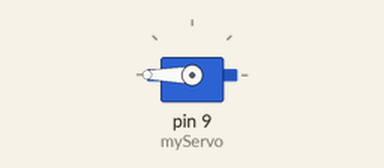
A sketch run on a simulated Arduino Uno, built with avr-gcc and run on an emulated ATmega328P. Parts: servo.

Above: at 0.05 s.
At 3.0 s:
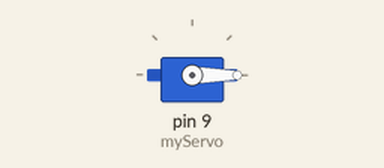
At 6.0 s:
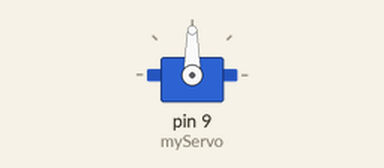
Timing chart, 0 to 7.8 s (numbered marks = the images above):
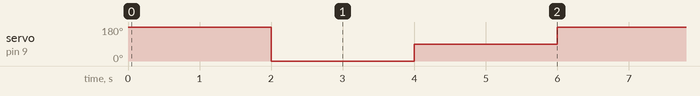

The sketch:

Parallax_Servo.ino
```cpp
#include <Servo.h>    // Use Servo library, included with IDE

Servo myServo;        // Create Servo object to control the servo

void setup() {
  myServo.attach(9);  // Servo is connected to digital pin 9
}

void loop() {
  myServo.write(180);   // Rotate servo counter clockwise
  delay(2000);          // Wait 2 seconds
  myServo.write(0);     // Rotate servo clockwise
  delay(2000);
  myServo.write(90);    // Rotate servo to center
  delay(2000);
}
```

Measured:
- by itself, servo on pin 9 (myServo): repeats every 6.0 s: 90° 2.0 s, 180° 2.0 s, 0° 2.0 s
